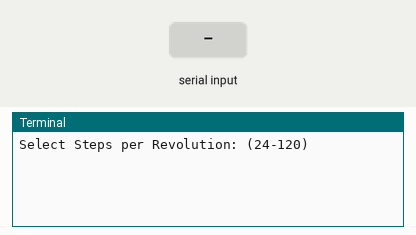
Simulated run of this program. Board: Raspberry Pi (BCM pin numbers). Parts: the last lines printed to the terminal. The inputs (shaded band) are chosen by the test bench.

Above: at 1.2 s.
1.3 s: "1" typed at the terminal, then Enter
At 1.8 s:
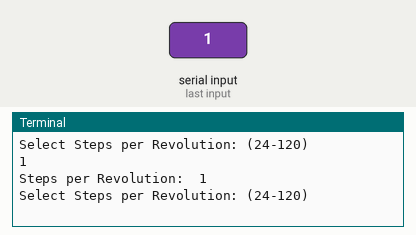
2.8 s: "0" typed at the terminal, then Enter
At 4.2 s:
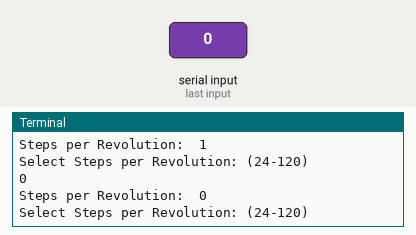

Measured:
- after the input at 1.3 s, the terminal: prints a new line at once (image 1)
- after the input at 2.8 s, the terminal: prints a new line at once (image 2)

The program:

RPiStepper8825_2b.py
```python
'''
Modified Raspberry Pi Stepper Motor Tutorial setup and code,
rdagger68, to control 3 stepper motors
'''


from time import sleep
import RPi.GPIO as GPIO

GPIO.setmode(GPIO.BCM)

xDIR = 20   # Direction GPIO Pin
xSTEP = 21  # Step GPIO Pin

yDIR = 19
ySTEP = 26

zDIR = 6
zSTEP = 13

CW = 1     # Clockwise Rotation
CCW = 0    # Counterclockwise Rotation

xSPR = 48   # Steps per Revolution (360 / 7.5)
ySPR = 48   # Less Distance
zSPR = 148  # Greater Distance

GPIO.setwarnings(False)

xSPR = input("Select Steps per Revolution: (24-120)") # x stage
print("Steps per Revolution: ", xSPR)

ySPR = input("Select Steps per Revolution: (24-120)") # zy stage
print("Steps per Revolution: ", ySPR)

zSPR = input("Select Steps per Revolution: (24-120)") # z stage
print("Steps per Revolution: ", zSPR)


GPIO.setup(xDIR, GPIO.OUT)
GPIO.setup(xSTEP, GPIO.OUT)
GPIO.output(xDIR, CW)


GPIO.setup(yDIR, GPIO.OUT)
GPIO.setup(ySTEP, GPIO.OUT)
GPIO.output(yDIR, CW)

GPIO.setup(zDIR, GPIO.OUT)
GPIO.setup(zSTEP, GPIO.OUT)
GPIO.output(zDIR, CW)

xstep_count = xSPR
delay = .0208

ystep_count = ySPR
delay = .0208

zstep_count = zSPR
delay = .0208

# ===================================

# X Stepper Motor
for x in range(xstep_count):
    GPIO.output(xSTEP, GPIO.HIGH)
    sleep(delay)
    GPIO.output(xSTEP, GPIO.LOW)
    sleep(delay)
sleep(.5)
GPIO.output(xDIR, CCW)
for x in range(xstep_count):
    GPIO.output(xSTEP, GPIO.HIGH)
    sleep(delay)
    GPIO.output(xSTEP, GPIO.LOW)
    sleep(delay)

# ===================================

# Y Stepper Motor
for x in range(ystep_count):
    GPIO.output(ySTEP, GPIO.HIGH)
    sleep(delay)
    GPIO.output(ySTEP, GPIO.LOW)
    sleep(delay)
sleep(.5)
GPIO.output(yDIR, CCW)
for x in range(ystep_count):
    GPIO.output(ySTEP, GPIO.HIGH)
    sleep(delay)
    GPIO.output(ySTEP, GPIO.LOW)
    sleep(delay)

# ===================================

# Z Stepper Motor
for x in range(zstep_count):
    GPIO.output(zSTEP, GPIO.HIGH)
    sleep(delay)
    GPIO.output(zSTEP, GPIO.LOW)
    sleep(delay)
sleep(.5)
GPIO.output(zDIR, CCW)
for x in range(zstep_count):
    GPIO.output(zSTEP, GPIO.HIGH)
    sleep(delay)
    GPIO.output(zSTEP, GPIO.LOW)
    sleep(delay)

# ===================================

GPIO.cleanup()
```
